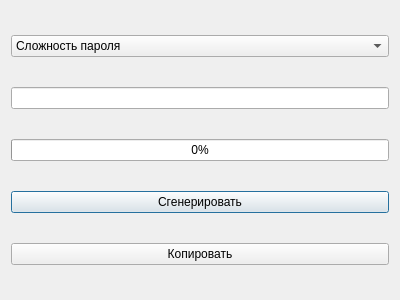
<?xml version="1.0" encoding="UTF-8"?>
<ui version="4.0">
 <class>Dialog</class>
 <widget class="QDialog" name="Dialog">
  <property name="geometry">
   <rect>
    <x>0</x>
    <y>0</y>
    <width>400</width>
    <height>300</height>
   </rect>
  </property>
  <property name="windowTitle">
   <string>Password generator</string>
  </property>
  <layout class="QVBoxLayout" name="verticalLayout">
   <item>
    <widget class="QComboBox" name="cbb">
     <item>
      <property name="text">
       <string>Сложность пароля</string>
      </property>
     </item>
     <item>
      <property name="text">
       <string>Очень сложный</string>
      </property>
     </item>
     <item>
      <property name="text">
       <string>Средний пароль</string>
      </property>
     </item>
     <item>
      <property name="text">
       <string>Простой пароль</string>
      </property>
     </item>
    </widget>
   </item>
   <item>
    <widget class="QLineEdit" name="pwd"/>
   </item>
   <item>
    <widget class="QProgressBar" name="prBar">
     <property name="value">
      <number>0</number>
     </property>
    </widget>
   </item>
   <item>
    <widget class="QPushButton" name="generate">
     <property name="text">
      <string>Сгенерировать</string>
     </property>
    </widget>
   </item>
   <item>
    <widget class="QPushButton" name="copy">
     <property name="text">
      <string>Копировать</string>
     </property>
    </widget>
   </item>
  </layout>
 </widget>
 <resources/>
 <connections/>
</ui>
